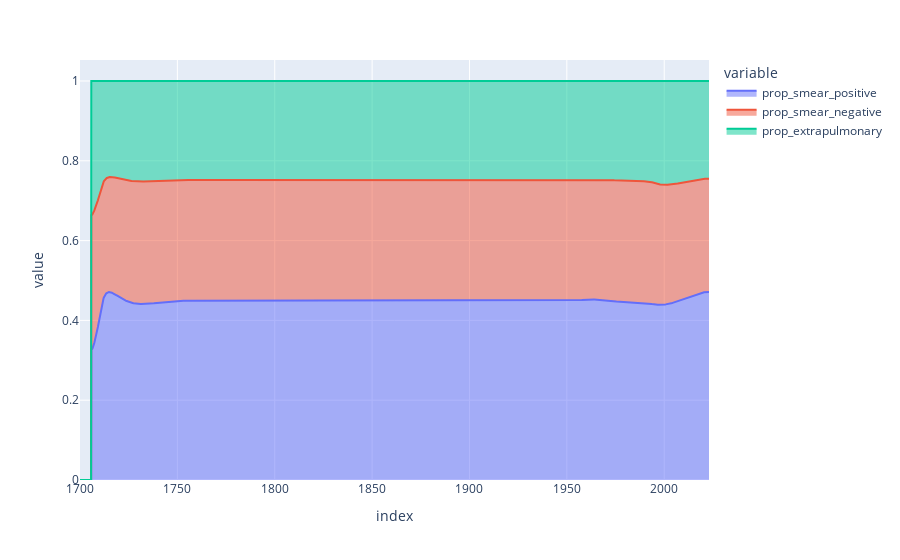

The notebook cell this image was saved under:
### Code cell
derived_df_0[[f"prop_{organ_stratum}" for organ_stratum in organ_strata]].plot(kind="area")

### Figure 1 — Plotly figure (JSON) as saved in the notebook; plotly's stock layout.template omitted (floating-point values rounded to 4 significant figures; data arrays with more than 128 entries replaced by an {"elided": "..."} marker saying what was removed)
{"data": [{"fillpattern": {"shape": ""}, "hovertemplate": "variable=prop_smear_positive<br>index=%{x}<br>value=%{y}<extra></extra>", "legendgroup": "prop_smear_positive", "line": {"color": "#636efa"}, "marker": {"symbol": "circle"}, "mode": "lines", "name": "prop_smear_positive", "orientation": "v", "showlegend": true, "stackgroup": "1", "type": "scatter", "x": {"elided": "3231 float values"}, "xaxis": "x", "y": {"elided": "3231 float values"}, "yaxis": "y"}, {"fillpattern": {"shape": ""}, "hovertemplate": "variable=prop_smear_negative<br>index=%{x}<br>value=%{y}<extra></extra>", "legendgroup": "prop_smear_negative", "line": {"color": "#EF553B"}, "marker": {"symbol": "circle"}, "mode": "lines", "name": "prop_smear_negative", "orientation": "v", "showlegend": true, "stackgroup": "1", "type": "scatter", "x": {"elided": "3231 float values"}, "xaxis": "x", "y": {"elided": "3231 float values"}, "yaxis": "y"}, {"fillpattern": {"shape": ""}, "hovertemplate": "variable=prop_extrapulmonary<br>index=%{x}<br>value=%{y}<extra></extra>", "legendgroup": "prop_extrapulmonary", "line": {"color": "#00cc96"}, "marker": {"symbol": "circle"}, "mode": "lines", "name": "prop_extrapulmonary", "orientation": "v", "showlegend": true, "stackgroup": "1", "type": "scatter", "x": {"elided": "3231 float values"}, "xaxis": "x", "y": {"elided": "3231 float values"}, "yaxis": "y"}], "layout": {"legend": {"title": {"text": "variable"}, "tracegroupgap": 0}, "margin": {"t": 60}, "xaxis": {"anchor": "y", "domain": [0, 1], "title": {"text": "index"}}, "yaxis": {"anchor": "x", "domain": [0, 1], "title": {"text": "value"}}}}
